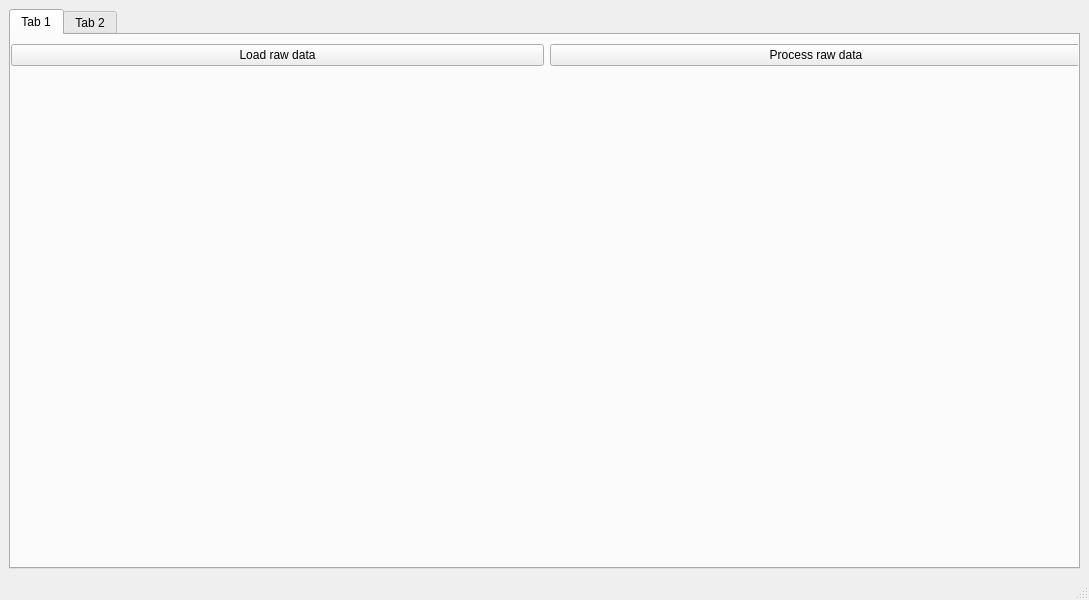
<?xml version="1.0" encoding="UTF-8"?>
<ui version="4.0">
 <class>MainWindow</class>
 <widget class="QMainWindow" name="MainWindow">
  <property name="geometry">
   <rect>
    <x>0</x>
    <y>0</y>
    <width>1089</width>
    <height>600</height>
   </rect>
  </property>
  <property name="windowTitle">
   <string>Intravascular Optical Coherence Tomograph - Viewer</string>
  </property>
  <widget class="QWidget" name="centralwidget">
   <layout class="QVBoxLayout" name="verticalLayout_2">
    <item>
     <widget class="QTabWidget" name="tabWidget">
      <property name="currentIndex">
       <number>0</number>
      </property>
      <widget class="QWidget" name="tab_raw_data">
       <property name="enabled">
        <bool>true</bool>
       </property>
       <property name="mouseTracking">
        <bool>false</bool>
       </property>
       <attribute name="title">
        <string>Tab 1</string>
       </attribute>
       <widget class="QWidget" name="horizontalLayoutWidget">
        <property name="geometry">
         <rect>
          <x>0</x>
          <y>0</y>
          <width>1071</width>
          <height>41</height>
         </rect>
        </property>
        <layout class="QHBoxLayout" name="horizontalLayout">
         <item>
          <widget class="QPushButton" name="process_raw">
           <property name="text">
            <string>Load raw data</string>
           </property>
          </widget>
         </item>
         <item>
          <widget class="QPushButton" name="load_raw">
           <property name="text">
            <string>Process raw data</string>
           </property>
          </widget>
         </item>
        </layout>
       </widget>
      </widget>
      <widget class="QWidget" name="tab_bscan">
       <attribute name="title">
        <string>Tab 2</string>
       </attribute>
       <widget class="QWidget" name="horizontalLayoutWidget_2">
        <property name="geometry">
         <rect>
          <x>0</x>
          <y>0</y>
          <width>1071</width>
          <height>41</height>
         </rect>
        </property>
        <layout class="QHBoxLayout" name="horizontalLayout_2">
         <item>
          <widget class="QPushButton" name="process_ascans">
           <property name="text">
            <string>Load ascans</string>
           </property>
          </widget>
         </item>
         <item>
          <widget class="QPushButton" name="load_ascans">
           <property name="text">
            <string>Process ascans</string>
           </property>
          </widget>
         </item>
        </layout>
       </widget>
      </widget>
     </widget>
    </item>
   </layout>
  </widget>
  <widget class="QStatusBar" name="statusbar"/>
 </widget>
 <resources/>
 <connections/>
</ui>
